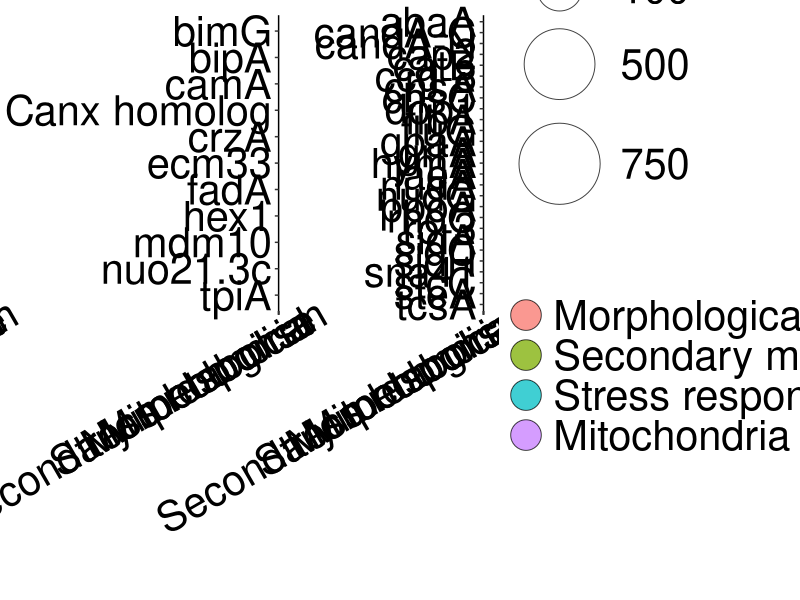
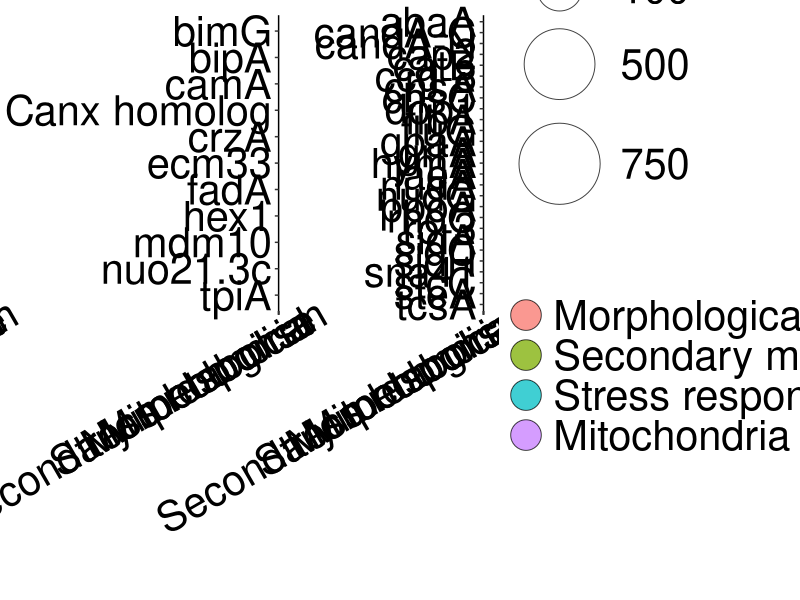

These charts were generated, in order, by the following R code:
################################################################################
#
#                       Mold growth metatranscriptomics
#                      
#       Balasubrahmaniam et al 2024. Moving Beyond Species: Fungal function 
#       provides novel targets for potential indicators of mold growth in homes.
#
#                       By: Neeraja Balasubrahmaniam
#
################################################################################

# Script name: GO-gene_bubble_plot_MOLD
# Created on: 8 February 2024
# Last updated: 23 April 2024
# Author: Neeraja Balasubrahmaniam
# Description: This script plots log2FC and functional categories of target 
# genes in bubble plots. Inkscape [v.1.3] (https://inkscape.org/) was 
# used for further modifications of sizes of plots on the .pdf plot  
# that this script produced.

# ---- Setup -------------------------------------------------------------------
# Install necessary packages
install.packages(tidyverse)
install.packages(patchwork)
install.packages(ggplot2)

# Load packages
library(tidyverse)
library(patchwork)
library(ggplot2)

# Package versions
packageVersion("tidyverse")
packageVersion("patchwork")
packageVersion("ggplot2")

# Reporting packages versions 
# > packageVersion("tidyverse")
# [1] ‘2.0.0’
# > packageVersion("patchwork")
# [1] ‘1.1.2’
# > packageVersion("ggplot2")
# [1] ‘3.4.3’

#---- Code to create bubble plots of log2FC data--------------------------------
# log2FC and FDR-adjusted p values of all DE genes, their fungal annotations
# are provided in a separate .txt file

#---- Set working directory to read data
setwd("")

#---- Read data for 100% upregulated genes (here, group1)-----------------------
data1=read.table(file="group1_go_gene_longer.txt", header = TRUE, sep='	');

df1 <- data.frame(data1)

df1 <- data.frame(data1)
df1$log2FC = as.numeric(df1$log2FC)
df1 <- df1[ order(df1$gene, decreasing = TRUE), ]

df1$term.group=factor(df1$term.group,levels = c("Morphological", 
                                                "Secondary metabolism",
                                                "Stress response",
                                                "Mitochondria"))
df1$gene = factor(df1$gene, levels=rev(sort(unique(df1$gene))))


#---- Read data for 100% and 85% upregulated genes (here, group2)---------------
data2=read.table(file="group2_go_gene_longer.txt", header = TRUE, sep='	');

df2 <- data.frame(data2)
df2$log2FC = as.numeric(df2$log2FC)
df2 <- df2[ order(df2$gene, decreasing = TRUE), ]

df2$term.group=factor(df2$term.group,levels = c("Morphological", 
                                                "Secondary metabolism",
                                                "Stress response",
                                                "Mitochondria"))
df2$gene = factor(df2$gene, levels=rev(sort(unique(df2$gene))))

#---- Read data for 85% upregulated genes (here, group3)------------------------
data3=read.table(file="group3_go_gene_longer.txt", header = TRUE, sep='	');

df3 <- data.frame(data3)
df3$log2FC = as.numeric(df3$log2FC)
df3 = df3[,-1]
df3 <- df3[ order(df3$gene, decreasing = TRUE), ]

df3$term.group=factor(df3$term.group,levels = c("Morphological", 
                                                "Secondary metabolism",
                                                "Stress response",
                                                "Mitochondria"))
df3$gene = factor(df3$gene, levels=rev(sort(unique(df3$gene))))

#---- Plotting group1 as bubble plot p1-----------------------------------------
p1 = ggplot(df1, aes(x=term.group , y=gene)) +
  geom_point(aes(size = log2FC, fill = term.group), alpha = 0.75, shape = 21) +
  scale_size_continuous(limits = c(0.000001, 1000), range = c(8,30), 
                        breaks = c(10,100,500,750)) +   
  labs( x= "", y = "", size = "log2FC", fill = "")  + 
  theme_bw() +
  theme(axis.text.x = element_text(size=30, color = "black", family = "sans", 
                                   angle = 30, vjust = 1, hjust=0.9),
        #axis.text.x = element_blank(),
        axis.text.y = element_text(size=30, color = "black", family = "sans"),
        legend.text = element_text(size=30, color = "black", family = "sans"),
        legend.title = element_text(size=30, color = "black", family = "sans"),
        panel.background = element_blank(),
        panel.grid.major = element_line(linewidth = 0.25),
        panel.grid.minor = element_line(linewidth = 0.25),
        #panel.grid.major = element_blank(), 
        #panel.grid.minor = element_blank(),
        axis.line = element_line(colour = "black"),
        legend.position = "right") +
  guides(fill = guide_legend(override.aes = list(size = 10)))

#---- Plotting group2 as bubble plot p2-----------------------------------------
p2 = ggplot(df2, aes(x=term.group , y=gene)) +
  geom_point(aes(size = log2FC, fill = term.group), alpha = 0.75, shape = 21) +
  scale_size_continuous(limits = c(0.000001, 1000), range = c(8,30), 
                        breaks = c(10,100,500,750)) +   
  labs( x= "", y = "", size = "log2FC", fill = "")  + 
  theme_bw() +
  theme(axis.text.x = element_text(size=30, color = "black", family = "sans", 
                                   angle = 30, vjust = 1, hjust=0.9),
        #axis.text.x = element_blank(),
        axis.text.y = element_text(size=30, color = "black", family = "sans"),
        legend.text = element_text(size=30, color = "black", family = "sans"),
        legend.title = element_text(size=30, color = "black", family = "sans"),
        panel.background = element_blank(),
        panel.grid.major = element_line(linewidth = 0.25),
        panel.grid.minor = element_line(linewidth = 0.25),
        #panel.grid.major = element_blank(), 
        #panel.grid.minor = element_blank(),
        axis.line = element_line(colour = "black"),
        legend.position = "right") +
  guides(fill = guide_legend(override.aes = list(size = 10)))

#---- Plotting group3 as bubble plot p3-----------------------------------------
p3 = ggplot(df3, aes(x=term.group , y=gene)) +
  geom_point(aes(size = log2FC, fill = term.group), alpha = 0.75, shape = 21) +
  scale_size_continuous(limits = c(0.000001, 1000), range = c(8,30), 
                        breaks = c(10,100,500,750)) +   
  labs( x= "", y = "", size = "log2FC", fill = "")  + 
  theme_bw() +
  theme(axis.text.x = element_text(size=30, color = "black", family = "sans", 
                                   angle = 30, vjust = 1, hjust=0.9),
        #axis.text.x = element_blank(),
        axis.text.y = element_text(size=30, color = "black", family = "sans"),
        legend.text = element_text(size=30, color = "black", family = "sans"),
        legend.title = element_text(size=30, color = "black", family = "sans"),
        panel.background = element_blank(),
        panel.grid.major = element_line(linewidth = 0.25),
        panel.grid.minor = element_line(linewidth = 0.25),
        #panel.grid.major = element_blank(), 
        #panel.grid.minor = element_blank(),
        axis.line = element_line(colour = "black"),
        legend.position = "right") +
  guides(fill = guide_legend(override.aes = list(size = 10)))

#------ Use patchwork to combine p1, p2, p3 and plot as p4----------------------
p4 = p1 + p2 + p3 + plot_layout(guides = 'collect')

p4

#---- Save combined plot p4 as PDF----------------------------------------------
pdf(file = "", height = 14, width = 20)
p4
dev.off()